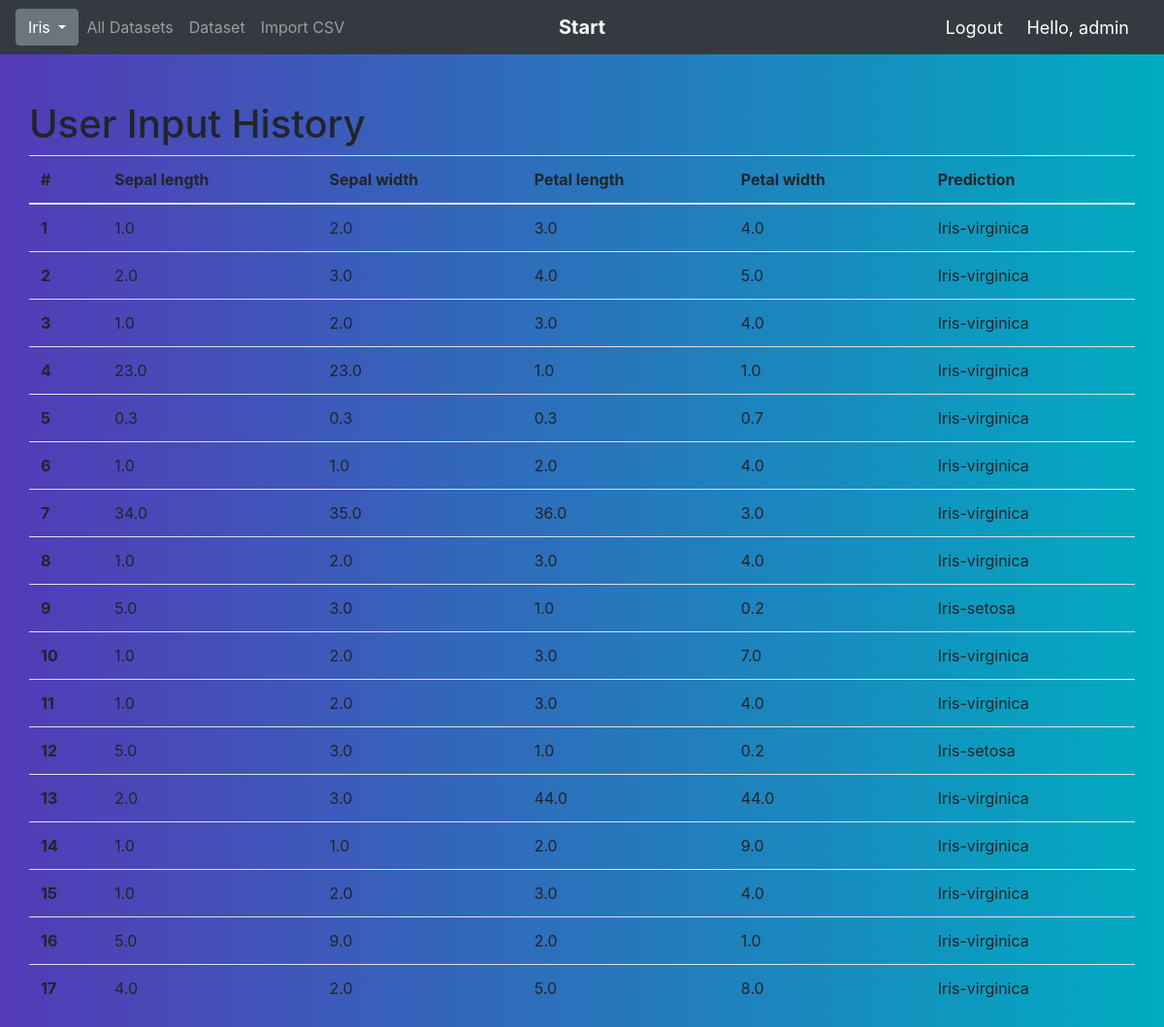
The page /iris_results/ (signed in) on the database its author committed.
### predict/models.py (models this page shows, shortened)
class PredictionResults(models.Model):
    class Meta:
        verbose_name_plural = "Iris User Input History "
    id = models.AutoField(primary_key=True)
    sepal_length = models.FloatField()
    sepal_width = models.FloatField()
    petal_length = models.FloatField()
    petal_width = models.FloatField()
    classification = models.CharField(max_length=30)

### predict/views.py (the view)
# urls.py: path('iris_results/', views.iris_view_results, name='iris_results'),
def iris_view_results(request):
    data = {"dataset": PredictionResults.objects.all()}
    return render(request, "iris_results.html", data)

### templates/iris_results.html
{% extends "base.html" %}
{% block main %}
    <div class="container pt-5">
        <div class="row">
        <h1>User Input History</h1>
            <table class="table">
                <thead>
                <tr>
                <th scope="col">#</th>
                <th scope="col">Sepal length</th>
                <th scope="col">Sepal width</th>
                <th scope="col">Petal length</th>
                <th scope="col">Petal width</th>
                <th scope="col">Prediction</th>
                </tr>
                </thead>
                <tbody>
                {% for data in dataset %}
                    <tr>
                    <th scope="row">{{ data.id }}</th>
                    <td>{{ data.sepal_length }}</td>
                    <td>{{ data.sepal_width }}</td>
                    <td>{{ data.petal_length }}</td>
                    <td>{{ data.petal_width }}</td>
                    <td>{{ data.classification }}</td>
                    </tr>
                {% endfor %}
                </tbody>
            </table>
        </div>
    </div>
{% endblock %}

### templates/base.html (shortened to what this page needs)
<!doctype html>
<html lang="en">
    <head>
    <link rel="stylesheet" href="https://stackpath.bootstrapcdn.com/bootstrap/4.4.1/css/bootstrap.min.css">
    </head>
    <body>
        <nav class="navbar navbar-expand-md navbar-dark bg-dark">
            <div class="navbar-collapse collapse w-100 order-1 order-md-0 dual-collapse2">
                <div class="dropdown">
                    <button class="btn btn-secondary dropdown-toggle" type="button" id="dropdownMenuButton" data-toggle="dropdown" aria-haspopup="true" aria-expanded="false">
                      Iris
                    </button>
                  </div>
                <ul class="navbar-nav mr-auto">
                    <li class="nav-item">
                        <a class="nav-link" href="/udb">All Datasets</a>
                    </li>
                    <li class="nav-item">
                        <a class="nav-link" href="/udbchoice">Dataset</a>
                    </li>
                    <li class="nav-item">
                        <a class="nav-link" href="/import_data">Import CSV</a>
                    </li>
                </ul>
            </div>
            <div class="mx-auto order-0">
                <a class="navbar-brand mx-auto" href="/"> <b>Start</b> </a>
            </div>
            <div class="navbar-collapse collapse w-100 order-3 dual-collapse2">
                <ul class="navbar-nav ml-auto">
                    {% if user.is_authenticated %}
                    <li>
                        <span><a class="hello-msg" href="/logout">Logout</a></span>
                        <span class="hello-msg">Hello, {{request.user}}</span>
                    </li>
                    {% endif %}
                </ul>
            </div>
        </nav>
    {% block main %}
    {% endblock %}
    </body>
</html>

### templates/base.html (style rules this page uses)
body { background: rgba(84,58,183,1); background: -webkit-linear-gradient(to right, rgba(84,58,183,1), rgba(0,172,193,1)); background: linear-gradient(to right, rgba(84,58,183,1), rgba(0,172,193,1)); }
a:hover, a:active, a:link, a:visited { background-color: transparent; }
.hello-msg { font-size: 18px; color: #ffff; margin-right: 20px; }

### rows shown on the page
PredictionResults: id "1", sepal_length "1.0", sepal_width "2.0", petal_length "3.0", petal_width "4.0", classification "Iris-virginica"
PredictionResults: id "2", sepal_length "2.0", sepal_width "3.0", petal_length "4.0", petal_width "5.0", classification "Iris-virginica"
PredictionResults: id "3", sepal_length "1.0", sepal_width "2.0", petal_length "3.0", petal_width "4.0", classification "Iris-virginica"
PredictionResults: id "4", sepal_length "23.0", sepal_width "23.0", petal_length "1.0", petal_width "1.0", classification "Iris-virginica"
PredictionResults: id "5", sepal_length "0.3", sepal_width "0.3", petal_length "0.3", petal_width "0.7", classification "Iris-virginica"
PredictionResults: id "6", sepal_length "1.0", sepal_width "1.0", petal_length "2.0", petal_width "4.0", classification "Iris-virginica"
PredictionResults: id "7", sepal_length "34.0", sepal_width "35.0", petal_length "36.0", petal_width "3.0", classification "Iris-virginica"
PredictionResults: id "8", sepal_length "1.0", sepal_width "2.0", petal_length "3.0", petal_width "4.0", classification "Iris-virginica"
PredictionResults: id "9", sepal_length "5.0", sepal_width "3.0", petal_length "1.0", petal_width "0.2", classification "Iris-setosa"
PredictionResults: id "10", sepal_length "1.0", sepal_width "2.0", petal_length "3.0", petal_width "7.0", classification "Iris-virginica"
PredictionResults: id "11", sepal_length "1.0", sepal_width "2.0", petal_length "3.0", petal_width "4.0", classification "Iris-virginica"
PredictionResults: id "12", sepal_length "5.0", sepal_width "3.0", petal_length "1.0", petal_width "0.2", classification "Iris-setosa"
PredictionResults: id "13", sepal_length "2.0", sepal_width "3.0", petal_length "44.0", petal_width "44.0", classification "Iris-virginica"
PredictionResults: id "14", sepal_length "1.0", sepal_width "1.0", petal_length "2.0", petal_width "9.0", classification "Iris-virginica"
PredictionResults: id "15", sepal_length "1.0", sepal_width "2.0", petal_length "3.0", petal_width "4.0", classification "Iris-virginica"
PredictionResults: id "16", sepal_length "5.0", sepal_width "9.0", petal_length "2.0", petal_width "1.0", classification "Iris-virginica"
PredictionResults: id "17", sepal_length "4.0", sepal_width "2.0", petal_length "5.0", petal_width "8.0", classification "Iris-virginica"

### other values the page prints
{{ request.user }} "admin"
